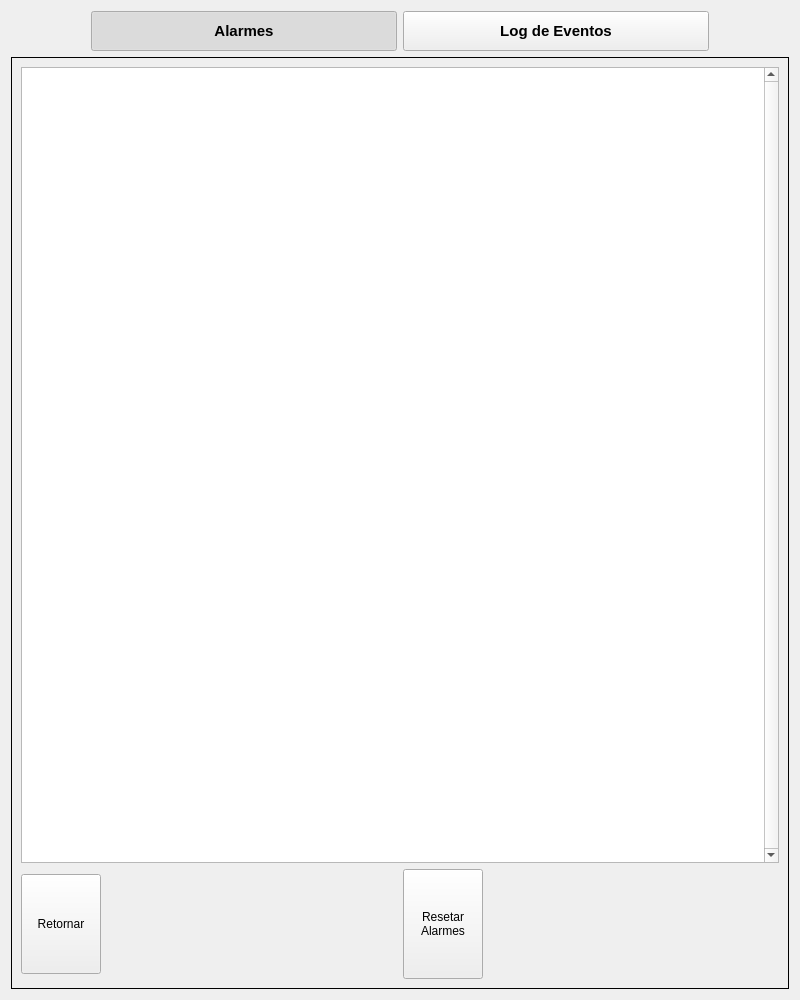
<?xml version="1.0" encoding="UTF-8"?>
<ui version="4.0">
 <class>FormAlarms</class>
 <widget class="QWidget" name="FormAlarms">
  <property name="geometry">
   <rect>
    <x>0</x>
    <y>0</y>
    <width>800</width>
    <height>1000</height>
   </rect>
  </property>
  <property name="windowTitle">
   <string>Form</string>
  </property>
  <layout class="QVBoxLayout" name="verticalLayout">
   <item>
    <layout class="QHBoxLayout" name="horizontalLayout">
     <item>
      <spacer name="horizontalSpacer_4">
       <property name="orientation">
        <enum>Qt::Horizontal</enum>
       </property>
       <property name="sizeType">
        <enum>QSizePolicy::Fixed</enum>
       </property>
       <property name="sizeHint" stdset="0">
        <size>
         <width>80</width>
         <height>20</height>
        </size>
       </property>
      </spacer>
     </item>
     <item>
      <widget class="QPushButton" name="btn_alarms">
       <property name="minimumSize">
        <size>
         <width>0</width>
         <height>40</height>
        </size>
       </property>
       <property name="maximumSize">
        <size>
         <width>16777215</width>
         <height>40</height>
        </size>
       </property>
       <property name="font">
        <font>
         <pointsize>11</pointsize>
         <weight>75</weight>
         <bold>true</bold>
        </font>
       </property>
       <property name="text">
        <string>Alarmes</string>
       </property>
       <property name="checkable">
        <bool>true</bool>
       </property>
       <property name="checked">
        <bool>true</bool>
       </property>
       <property name="autoExclusive">
        <bool>true</bool>
       </property>
      </widget>
     </item>
     <item>
      <widget class="QPushButton" name="btn_logs">
       <property name="minimumSize">
        <size>
         <width>0</width>
         <height>40</height>
        </size>
       </property>
       <property name="maximumSize">
        <size>
         <width>16777215</width>
         <height>40</height>
        </size>
       </property>
       <property name="font">
        <font>
         <pointsize>11</pointsize>
         <weight>75</weight>
         <bold>true</bold>
        </font>
       </property>
       <property name="text">
        <string>Log de Eventos</string>
       </property>
       <property name="checkable">
        <bool>true</bool>
       </property>
       <property name="autoExclusive">
        <bool>true</bool>
       </property>
      </widget>
     </item>
     <item>
      <spacer name="horizontalSpacer">
       <property name="orientation">
        <enum>Qt::Horizontal</enum>
       </property>
       <property name="sizeType">
        <enum>QSizePolicy::Fixed</enum>
       </property>
       <property name="sizeHint" stdset="0">
        <size>
         <width>80</width>
         <height>20</height>
        </size>
       </property>
      </spacer>
     </item>
    </layout>
   </item>
   <item>
    <widget class="QStackedWidget" name="stackedWidget">
     <property name="frameShape">
      <enum>QFrame::Box</enum>
     </property>
     <property name="currentIndex">
      <number>0</number>
     </property>
     <widget class="QWidget" name="pageAlarms">
      <layout class="QVBoxLayout" name="verticalLayout_2">
       <item>
        <widget class="QListWidget" name="lst_alarms">
         <property name="font">
          <font>
           <pointsize>28</pointsize>
          </font>
         </property>
         <property name="verticalScrollBarPolicy">
          <enum>Qt::ScrollBarAlwaysOn</enum>
         </property>
         <property name="horizontalScrollBarPolicy">
          <enum>Qt::ScrollBarAlwaysOff</enum>
         </property>
         <property name="spacing">
          <number>16</number>
         </property>
        </widget>
       </item>
       <item>
        <layout class="QHBoxLayout" name="horizontalLayout_2">
         <item>
          <widget class="ButtonBeR" name="btn_return">
           <property name="minimumSize">
            <size>
             <width>80</width>
             <height>100</height>
            </size>
           </property>
           <property name="maximumSize">
            <size>
             <width>80</width>
             <height>100</height>
            </size>
           </property>
           <property name="text">
            <string>Retornar</string>
           </property>
           <property name="icon">
            <iconset resource="../res/icons.qrc">
             <normaloff>:/icons/arrow_backward.png</normaloff>:/icons/arrow_backward.png</iconset>
           </property>
           <property name="iconSize">
            <size>
             <width>24</width>
             <height>24</height>
            </size>
           </property>
           <property name="bgIcon">
            <iconset resource="../res/icons.qrc">
             <normaloff>:/icons/bt-blank.png</normaloff>
             <normalon>:/icons/bt-blank_pressed.png</normalon>:/icons/bt-blank.png</iconset>
           </property>
           <property name="bgIconSize">
            <size>
             <width>80</width>
             <height>80</height>
            </size>
           </property>
          </widget>
         </item>
         <item>
          <spacer name="horizontalSpacer_2">
           <property name="orientation">
            <enum>Qt::Horizontal</enum>
           </property>
           <property name="sizeHint" stdset="0">
            <size>
             <width>40</width>
             <height>20</height>
            </size>
           </property>
          </spacer>
         </item>
         <item>
          <widget class="ButtonBeR" name="btn_reset_alarms">
           <property name="minimumSize">
            <size>
             <width>80</width>
             <height>110</height>
            </size>
           </property>
           <property name="maximumSize">
            <size>
             <width>80</width>
             <height>110</height>
            </size>
           </property>
           <property name="text">
            <string>Resetar
Alarmes</string>
           </property>
           <property name="icon">
            <iconset resource="../res/icons.qrc">
             <normaloff>:/icons/cancel.png</normaloff>:/icons/cancel.png</iconset>
           </property>
           <property name="iconSize">
            <size>
             <width>24</width>
             <height>24</height>
            </size>
           </property>
           <property name="bgIcon">
            <iconset resource="../res/icons.qrc">
             <normaloff>:/icons/bt-blank.png</normaloff>
             <normalon>:/icons/bt-blank_pressed.png</normalon>:/icons/bt-blank.png</iconset>
           </property>
           <property name="bgIconSize">
            <size>
             <width>80</width>
             <height>80</height>
            </size>
           </property>
          </widget>
         </item>
         <item>
          <spacer name="horizontalSpacer_3">
           <property name="orientation">
            <enum>Qt::Horizontal</enum>
           </property>
           <property name="sizeHint" stdset="0">
            <size>
             <width>40</width>
             <height>20</height>
            </size>
           </property>
          </spacer>
         </item>
        </layout>
       </item>
      </layout>
     </widget>
     <widget class="QWidget" name="pageLogs">
      <layout class="QVBoxLayout" name="verticalLayout_3">
       <item>
        <widget class="QListWidget" name="lst_logs">
         <property name="font">
          <font>
           <family>Monospace</family>
           <pointsize>12</pointsize>
          </font>
         </property>
         <property name="verticalScrollBarPolicy">
          <enum>Qt::ScrollBarAlwaysOn</enum>
         </property>
         <property name="horizontalScrollBarPolicy">
          <enum>Qt::ScrollBarAsNeeded</enum>
         </property>
        </widget>
       </item>
       <item>
        <layout class="QHBoxLayout" name="horizontalLayout_6" stretch="0,1,0">
         <property name="spacing">
          <number>18</number>
         </property>
         <item>
          <widget class="ButtonBeR" name="btn_minus_month">
           <property name="minimumSize">
            <size>
             <width>48</width>
             <height>48</height>
            </size>
           </property>
           <property name="maximumSize">
            <size>
             <width>48</width>
             <height>48</height>
            </size>
           </property>
           <property name="font">
            <font>
             <pointsize>10</pointsize>
             <weight>75</weight>
             <bold>true</bold>
            </font>
           </property>
           <property name="text">
            <string/>
           </property>
           <property name="icon">
            <iconset resource="../res/icons.qrc">
             <normaloff>:/icons/arrow-left.png</normaloff>:/icons/arrow-left.png</iconset>
           </property>
           <property name="iconSize">
            <size>
             <width>16</width>
             <height>16</height>
            </size>
           </property>
           <property name="bgIcon">
            <iconset resource="../res/icons.qrc">
             <normaloff>:/icons/bt-blank.png</normaloff>
             <normalon>:/icons/bt-blank_pressed.png</normalon>:/icons/bt-blank.png</iconset>
           </property>
           <property name="bgIconSize">
            <size>
             <width>48</width>
             <height>48</height>
            </size>
           </property>
          </widget>
         </item>
         <item>
          <widget class="QLineEdit" name="le_date">
           <property name="enabled">
            <bool>false</bool>
           </property>
           <property name="minimumSize">
            <size>
             <width>170</width>
             <height>48</height>
            </size>
           </property>
           <property name="font">
            <font>
             <pointsize>12</pointsize>
             <weight>75</weight>
             <bold>true</bold>
            </font>
           </property>
           <property name="styleSheet">
            <string notr="true">background-color: rgb(85, 85, 85);
color: rgb(255, 255, 255);</string>
           </property>
           <property name="text">
            <string>JANEIRO</string>
           </property>
           <property name="maxLength">
            <number>16</number>
           </property>
           <property name="echoMode">
            <enum>QLineEdit::Normal</enum>
           </property>
           <property name="alignment">
            <set>Qt::AlignCenter</set>
           </property>
           <property name="readOnly">
            <bool>true</bool>
           </property>
          </widget>
         </item>
         <item>
          <widget class="ButtonBeR" name="btn_plus_month">
           <property name="minimumSize">
            <size>
             <width>48</width>
             <height>48</height>
            </size>
           </property>
           <property name="maximumSize">
            <size>
             <width>48</width>
             <height>48</height>
            </size>
           </property>
           <property name="font">
            <font>
             <pointsize>10</pointsize>
             <weight>75</weight>
             <bold>true</bold>
            </font>
           </property>
           <property name="text">
            <string/>
           </property>
           <property name="icon">
            <iconset resource="../res/icons.qrc">
             <normaloff>:/icons/arrow-right.png</normaloff>:/icons/arrow-right.png</iconset>
           </property>
           <property name="iconSize">
            <size>
             <width>16</width>
             <height>16</height>
            </size>
           </property>
           <property name="bgIcon">
            <iconset resource="../res/icons.qrc">
             <normaloff>:/icons/bt-blank.png</normaloff>
             <normalon>:/icons/bt-blank_pressed.png</normalon>:/icons/bt-blank.png</iconset>
           </property>
           <property name="bgIconSize">
            <size>
             <width>48</width>
             <height>48</height>
            </size>
           </property>
          </widget>
         </item>
        </layout>
       </item>
       <item>
        <widget class="QCalendarWidget" name="calendarWidget">
         <property name="maximumSize">
          <size>
           <width>16777215</width>
           <height>280</height>
          </size>
         </property>
         <property name="gridVisible">
          <bool>true</bool>
         </property>
         <property name="horizontalHeaderFormat">
          <enum>QCalendarWidget::NoHorizontalHeader</enum>
         </property>
         <property name="verticalHeaderFormat">
          <enum>QCalendarWidget::NoVerticalHeader</enum>
         </property>
         <property name="navigationBarVisible">
          <bool>false</bool>
         </property>
         <property name="dateEditEnabled">
          <bool>false</bool>
         </property>
        </widget>
       </item>
      </layout>
     </widget>
    </widget>
   </item>
  </layout>
 </widget>
 <customwidgets>
  <customwidget>
   <class>ButtonBeR</class>
   <extends>QPushButton</extends>
   <header>buttonber.h</header>
  </customwidget>
 </customwidgets>
 <resources>
  <include location="../res/icons.qrc"/>
 </resources>
 <connections/>
</ui>
